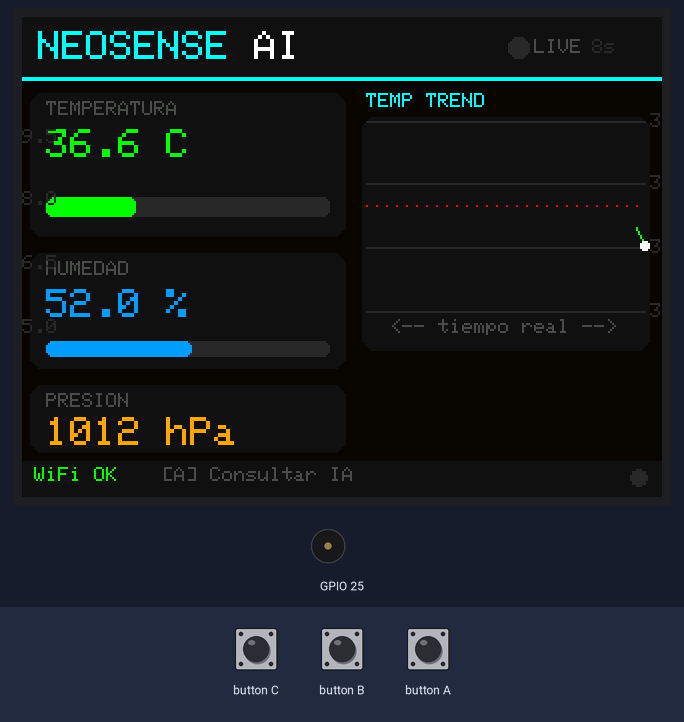
Recording of a program running on a simulated ESP32. Shown: 320×240 colour display, buzzer (waves = sounding). The inputs (shaded band) are chosen by the test bench. WiFi joins after 1.5 s; servers stay silent unless stated; uploads are accepted with an empty reply; random numbers use the default seed unless the program sets one; what the program prints to the serial monitor is not drawn.

Above: at 9.0 s.
9.1 s: button A pressed for 0.15 s
At 9.7 s:
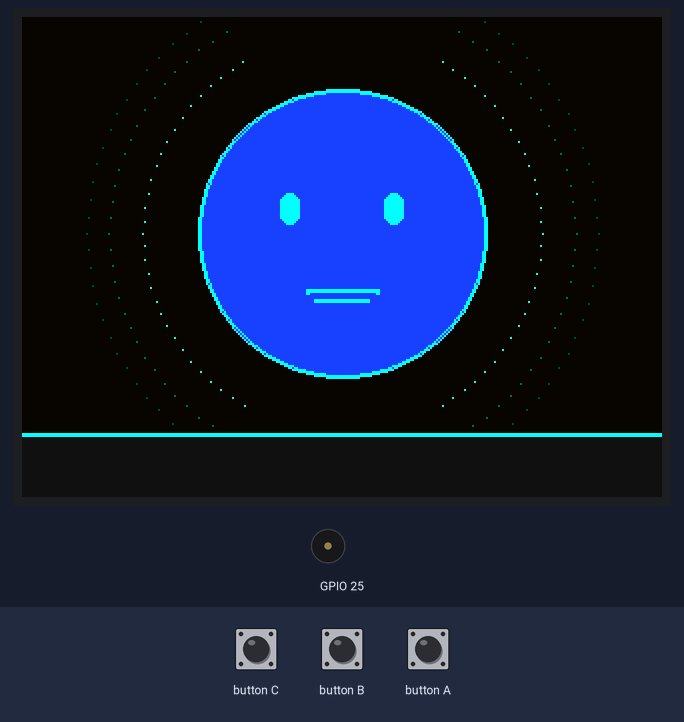
9.8 s: button C pressed for 3.2 s
At 13.2 s:
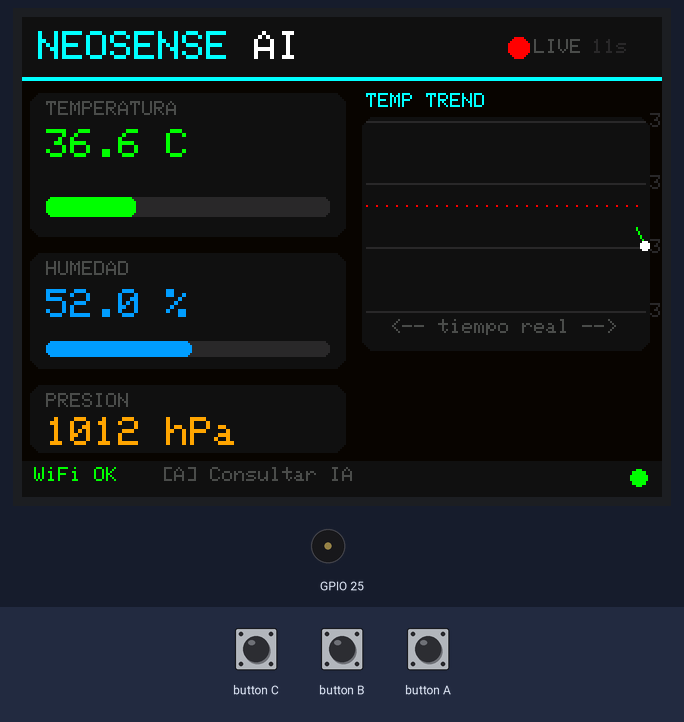
15.2 s: button A pressed for 1 s
At 15.86 s:
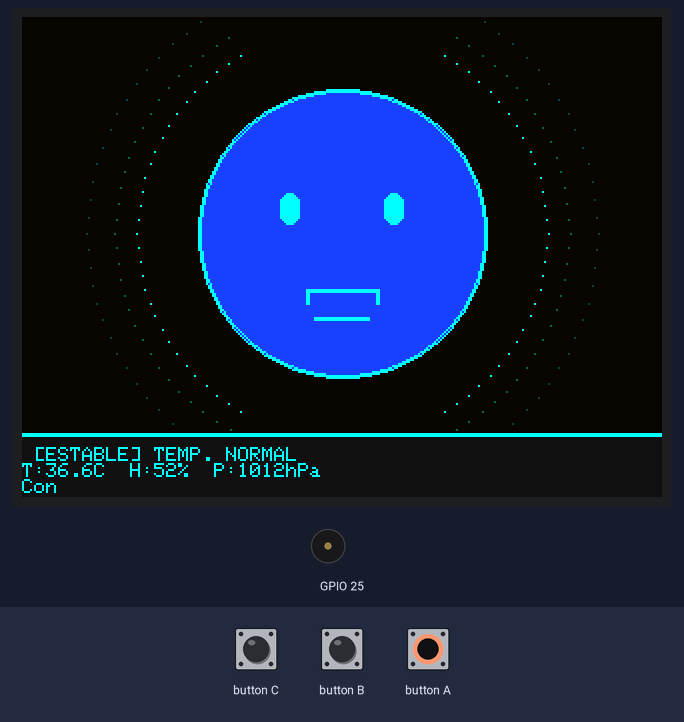
16.8 s: button B pressed for 3.2 s
At 20.1 s:
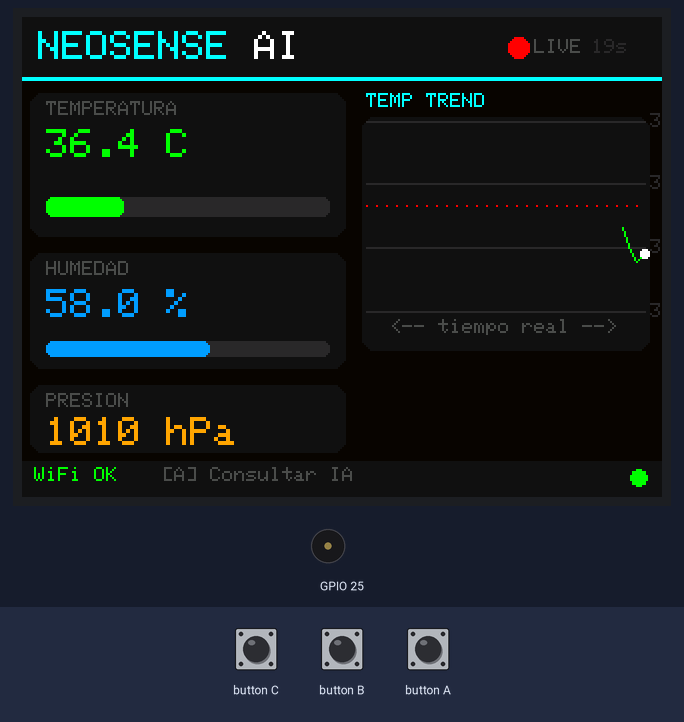
21.5 s: button A pressed for 0.15 s
At 21.73 s:
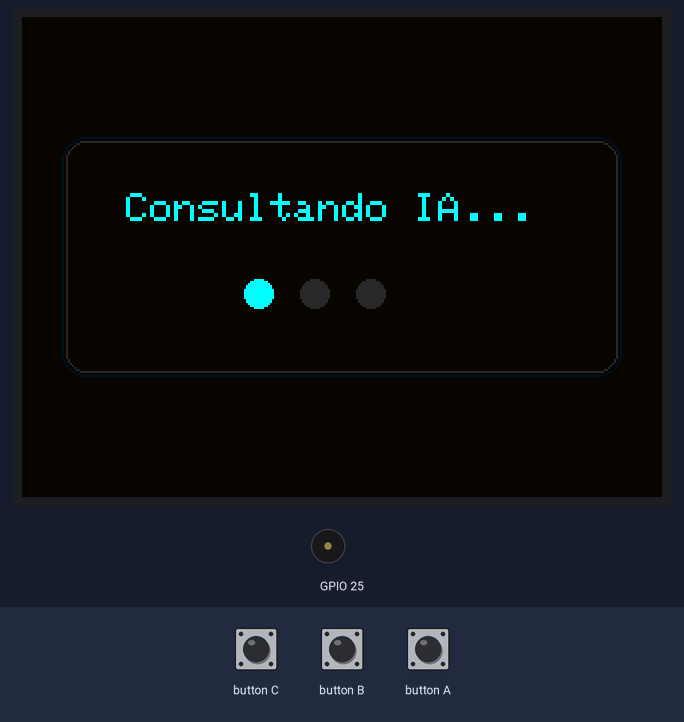
22.2 s: button C pressed for 3.2 s
At 24.62 s:
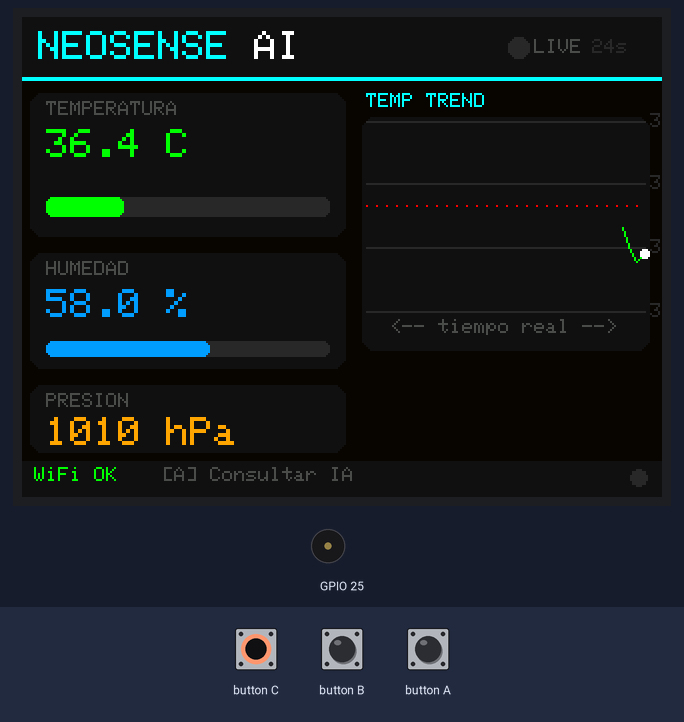
Timing chart, 0 to 26.1 s (numbered marks = the images above; inputs shaded):
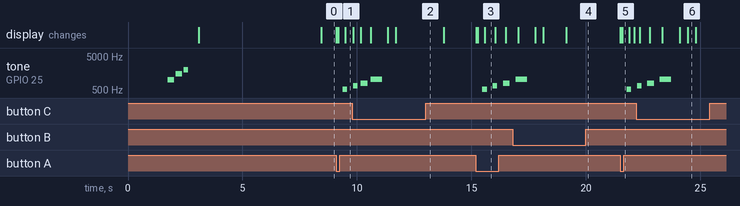

The program:

main.cpp
```cpp
#include <Arduino.h>
#include <M5Unified.h>
#include "extraccion_datos/DataFetcher.h"
#include "monitoreo/DisplayUI.h"

float t = 0, h = 0;
int p = 0;

unsigned long lastFetch = 0;
const int timerDelay = 5000;

void setup() {
    setupVisuals();
    conectarWiFi();

    // Tono de arranque
    M5.Speaker.tone(1000, 300);
    delay(350);
    M5.Speaker.tone(1500, 300);
    delay(350);
    M5.Speaker.tone(2000, 200);
    delay(300);

    // Primera lectura inmediata
    if (obtenerDatosDeMongo(t, h, p)) {
        pushTempHistory(t);
        dibujarDashboard(t, h, p);
    }
    lastFetch = millis();
}

void loop() {
    M5.update();

    // Actualizar datos cada 5 s
    if (millis() - lastFetch > timerDelay) {
        if (obtenerDatosDeMongo(t, h, p)) {
            pushTempHistory(t);
            dibujarDashboard(t, h, p);
        }
        lastFetch = millis();
    }

    // Botón A → Consultar IA + reproducir audio con carita animada
    if (M5.BtnA.wasPressed()) {
        mostrarCargando();

        // 1. Obtener diagnóstico de Gemini (o fallback offline)
        String r = consultarAsistenteIA(t, h, p);

        // 2. Mostrar pantalla con texto + carita inicial (boca cerrada)
        mostrarPantallaIA(r);

        // 3. Reproducir audio WAV mientras la carita se mueve
        //    (dentro de reproducirAudioIA se llama animarCaritaHablando)
        reproducirAudioIA();

        // 4. Boca cerrada al terminar
        animarCaritaHablando(false);

        // 5. Esperar botón para volver
        while (true) {
            M5.update();
            if (M5.BtnA.wasPressed() || M5.BtnB.wasPressed() || M5.BtnC.wasPressed())
                break;
            // Anima la carita en reposo mientras espera
            animarCaritaHablando(false);
            delay(10);
        }

        dibujarDashboard(t, h, p);
    }
}
```

DataFetcher.cpp
```cpp
#include "DataFetcher.h"
#include <WiFi.h>
#include <HTTPClient.h>
#include <ArduinoJson.h>   // DynamicJsonDocument para respuestas grandes
#include <M5Unified.h>
#include "monitoreo/DisplayUI.h"  // para animarCaritaHablando()

// ── conectarWiFi ──────────────────────────────────────────────────────────────
void conectarWiFi() {
    WiFi.begin(WIFI_SSID, WIFI_PASS);
    int intentos = 0;
    while (WiFi.status() != WL_CONNECTED && intentos < 20) {
        delay(500);
        Serial.print(".");
        intentos++;
    }
    if (WiFi.status() == WL_CONNECTED) {
        Serial.println("\nWiFi Conectado! IP: " + WiFi.localIP().toString());
    } else {
        Serial.println("\nError de WiFi. Iniciando en MODO OFFLINE.");
    }
}

// ── obtenerDatosDeMongo ───────────────────────────────────────────────────────
// Consume /api/dashboard/all-data (mismo endpoint que usa el server.js para el
// dashboard web). La respuesta tiene la forma:
//   { "sensors": [ { "unidad_id":"...", "datos": { "temperatura", "humedad",
//                     "presion" }, "datos_filtrados": {...} }, ... ] }
// Se usa datos_filtrados si existe (filtro de mediana del backend), si no,
// se cae a datos crudos. Si hay varios sensores se toma el primero válido.
bool obtenerDatosDeMongo(float &temp, float &hum, int &pres) {
    if (WiFi.status() == WL_CONNECTED) {
        HTTPClient http;
        http.begin(String(BACKEND_URL) + "/api/dashboard/all-data");
        http.setTimeout(5000);
        int httpCode = http.GET();

        if (httpCode == HTTP_CODE_OK) {
            String payload = http.getString();

            // El JSON puede ser grande; usar DynamicJsonDocument
            DynamicJsonDocument doc(2048);
            DeserializationError err = deserializeJson(doc, payload);
            http.end();

            if (!err) {
                JsonArray sensors = doc["sensors"].as<JsonArray>();

                for (JsonObject sensor : sensors) {
                    // Preferir datos_filtrados (si el backend ya aplicó mediana)
                    JsonObject fuente = sensor["datos_filtrados"].as<JsonObject>();
                    bool tieneF = fuente && fuente.containsKey("temperatura");
                    if (!tieneF) fuente = sensor["datos"].as<JsonObject>();

                    float t = fuente["temperatura"] | -999.0f;
                    float h = fuente["humedad"]     | -999.0f;
                    int   p = fuente["presion"]     | -1;

                    // Validar rango mínimo antes de aceptar
                    if (t > 30.0f && t < 45.0f && h > 0.0f && p > 900) {
                        temp = t;
                        hum  = h;
                        pres = p;
                        Serial.printf("[Datos] %s → T:%.1f H:%.1f P:%d\n",
                            sensor["unidad_id"] | "?", temp, hum, pres);
                        return true;
                    }
                }
                Serial.println("[Datos] Ningún sensor con datos válidos en la respuesta.");
            } else {
                Serial.printf("[Datos] JSON parse error: %s\n", err.c_str());
            }
        } else {
            Serial.printf("[Datos] HTTP error %d en /api/dashboard/all-data\n", httpCode);
            http.end();
        }

        Serial.println("[Datos] Falla en servidor, usando datos dummy...");
    }

    // Fallback offline: valores sintéticos realistas
    temp = 36.5f + random(-5, 6) / 10.0f;
    hum  = 55.0f + random(-5, 11);
    pres = 1012  + random(-2, 3);
    return true;
}

// ══════════════════════════════════════════════════════════════════════════════
// ── MODO OFFLINE — VOCALIZACIÓN CON TONOS MUSICALES ──────────────────────────
// ══════════════════════════════════════════════════════════════════════════════
// En lugar de un beep genérico, el dispositivo reproduce una melodía corta
// que indica el estado clínico de forma intuitiva:
//   - Estable  → melodía ascendente suave (do-mi-sol)
//   - Hipotermia → tono grave lento y repetitivo (señal de alarma fría)
//   - Fiebre   → tono agudo rápido escalado (señal de urgencia)
//   - Humedad  → silbido corto (parámetro secundario)
//
// La función también anima la carita mientras "suena".

struct Nota { uint32_t freq; uint32_t durMs; };

static void tocarMelodia(const Nota* melodia, int n) {
    for (int i = 0; i < n; i++) {
        M5.Speaker.tone(melodia[i].freq, melodia[i].durMs);
        animarCaritaHablando(true);
        delay(melodia[i].durMs + 30);
        animarCaritaHablando(true);
    }
    M5.Speaker.stop();
    animarCaritaHablando(false);
}

void reproducirAlertaOffline(float temp, float hum) {
    M5.Speaker.setVolume(220);

    if (temp < 35.5f) {
        // ── Hipotermia severa: SOL grave lento x4 ────────────────────────────
        static const Nota mel[] = {
            {392, 600}, {0, 200}, {392, 600}, {0, 200},
            {392, 600}, {0, 200}, {330, 900}
        };
        tocarMelodia(mel, 7);

    } else if (temp < 36.0f) {
        // ── Hipotermia leve: MI-DO descendente ───────────────────────────────
        static const Nota mel[] = {
            {659, 400}, {523, 400}, {440, 600}
        };
        tocarMelodia(mel, 3);

    } else if (temp > 38.5f) {
        // ── Fiebre alta: DO agudo escalado rápido x3 ─────────────────────────
        static const Nota mel[] = {
            {1047,150},{1175,150},{1319,150},{1047,150},
            {1175,150},{1319,150},{1047,150},{1175,150},{1568,400}
        };
        tocarMelodia(mel, 9);

    } else if (temp > 37.5f) {
        // ── Fiebre leve: LA-SI-DO ascendente x2 ──────────────────────────────
        static const Nota mel[] = {
            {880, 300}, {988, 300}, {1047, 500},
            {0,   100},
            {880, 300}, {988, 300}, {1047, 700}
        };
        tocarMelodia(mel, 7);

    } else {
        // ── Estable: DO-MI-SOL arpegio suave ─────────────────────────────────
        static const Nota mel[] = {
            {523, 200}, {659, 200}, {784, 300}, {1047, 500}
        };
        tocarMelodia(mel, 4);
    }

    // Alerta adicional si la humedad está fuera de rango (50-65%)
    if (hum < 50.0f || hum > 65.0f) {
        delay(200);
        static const Nota hmel[] = { {1200, 150}, {0, 80}, {1200, 150} };
        tocarMelodia(hmel, 3);
    }
}

// ── consultarAsistenteIA ──────────────────────────────────────────────────────
String consultarAsistenteIA(float t, float h, int p) {
    if (WiFi.status() == WL_CONNECTED) {
        HTTPClient http;
        http.begin(String(BACKEND_URL) + "/api/gemini");
        http.addHeader("Content-Type", "application/json");
        http.setTimeout(15000);

        String jsonBody = "{\"temp\":" + String(t, 1) +
                          ",\"hum\":"  + String(h, 1) +
                          ",\"pres\":" + String(p)    + "}";

        int httpCode = http.POST(jsonBody);
        if (httpCode == HTTP_CODE_OK) {
            String payload = http.getString();
            http.end();
            StaticJsonDocument<512> doc;
            DeserializationError err = deserializeJson(doc, payload);
            if (!err && doc.containsKey("respuesta")) {
                return doc["respuesta"].as<String>();
            }
        } else {
            Serial.printf("Error HTTP /api/gemini: %d\n", httpCode);
        }
        http.end();
    }

    // ── FALLBACK OFFLINE — diagnóstico clínico detallado ──────────────────────
    Serial.println("[Offline] Ejecutando diagnostico local...");

    String estado, accion, nivel;

    // Temperatura
    if (t < 35.5f) {
        estado = "HIPOTERMIA SEVERA";
        accion = "Calor inmediato. Notificar urgencia.";
        nivel  = "CRITICO";
    } else if (t < 36.0f) {
        estado = "HIPOTERMIA LEVE";
        accion = "Ajustar incubadora. Monitorear cada 5 min.";
        nivel  = "ALERTA";
    } else if (t > 38.5f) {
        estado = "FIEBRE ALTA";
        accion = "Reducir temp. Notificar medico de inmediato.";
        nivel  = "CRITICO";
    } else if (t > 37.5f) {
        estado = "FIEBRE LEVE";
        accion = "Reducir temperatura de incubadora. Vigilar.";
        nivel  = "ALERTA";
    } else {
        estado = "TEMP. NORMAL";
        accion = "Continuar monitoreo estandar.";
        nivel  = "ESTABLE";
    }

    // Humedad
    String humStr = "";
    if (h < 50.0f)      humStr = " | Humedad BAJA: aumentar vaporizador.";
    else if (h > 65.0f) humStr = " | Humedad ALTA: revisar condensacion.";

    // Presion
    String presStr = "";
    if (p < 1008)       presStr = " | Presion BAJA.";
    else if (p > 1018)  presStr = " | Presion ALTA.";

    // Reproducir alerta sonora offline (anima la carita)
    reproducirAlertaOffline(t, h);

    String resultado = "[" + nivel + "] " + estado + "\n";
    resultado += "T:" + String(t,1) + "C  H:" + String(h,0) + "%  P:" + String(p) + "hPa\n";
    resultado += accion + humStr + presStr;
    return resultado;
}

// ── reproducirAudioIA ─────────────────────────────────────────────────────────
// Descarga el WAV del servidor y lo reproduce animando la carita en tiempo real.
void reproducirAudioIA() {
    if (WiFi.status() != WL_CONNECTED) {
        Serial.println("Sin WiFi — alerta local ya reproducida.");
        return;
    }

    HTTPClient http;
    http.begin(String(BACKEND_URL) + "/api/audio");
    int httpCode = http.GET();

    if (httpCode != HTTP_CODE_OK) {
        Serial.printf("Error HTTP /api/audio: %d\n", httpCode);
        http.end();
        return;
    }

    int contentLen = http.getSize();
    WiFiClient* stream = http.getStreamPtr();

    const int MAX_AUDIO_BYTES = 256 * 1024;
    int allocLen = (contentLen > 0 && contentLen <= MAX_AUDIO_BYTES)
                   ? contentLen : MAX_AUDIO_BYTES;

    uint8_t* buf = (uint8_t*)ps_malloc(allocLen);
    if (!buf) buf = (uint8_t*)malloc(allocLen);
    if (!buf) {
        Serial.println("Sin memoria para audio.");
        http.end();
        return;
    }

    int received = 0;
    while (http.connected() && stream->available() == 0) { delay(1); }
    while (http.connected() || stream->available() > 0) {
        if (received >= allocLen) break;
        int avail = stream->available();
        if (avail > 0) {
            int chunk = stream->readBytes(buf + received,
                                          min(avail, allocLen - received));
            if (chunk > 0) received += chunk;
        } else { delay(2); }
    }
    http.end();

    if (received < 100) {
        Serial.println("Audio vacío.");
        free(buf);
        return;
    }

    Serial.printf("Audio WAV descargado: %d bytes\n", received);

    M5.Speaker.setVolume(255);
    int repOK = M5.Speaker.playWav(buf, received);
    Serial.printf("WAV aceptado: %s\n", repOK > 0 ? "SI" : "NO");

    delay(200); // dar tiempo al I2S para arrancar

    // ── Animar carita mientras suena ─────────────────────────────────────────
    uint32_t tEnd = millis() + 25000;
    while (M5.Speaker.isPlaying() && millis() < tEnd) {
        M5.update();
        animarCaritaHablando(true);   // boca animada en sincronía
    }
    // Boca cerrada al terminar
    animarCaritaHablando(false);

    free(buf);
    Serial.println("Reproduccion finalizada.");
}
```

DataFetcher.h
```cpp
#pragma once
#include <Arduino.h>

// ── Configuración de red ──────────────────────────────────────────────────────
// Cambia estos valores por los de tu red / IP del servidor
const char* const WIFI_SSID    = "realmeChav";
const char* const WIFI_PASS    = "11111111";
// Puerto 3000 = servidor_ia.py (FastAPI/uvicorn)
// Cuando uses el server.js en su lugar, cambia a :80015
const char* const BACKEND_URL  = "http://10.215.96.213:3000";

// ── Prototipos ────────────────────────────────────────────────────────────────
void   conectarWiFi();
bool   obtenerDatosDeMongo(float &temp, float &hum, int &pres);
String consultarAsistenteIA(float t, float h, int p);

// Descarga y reproduce el PCM devuelto por el servidor usando el speaker M5Stack
void reproducirAudioIA();
```

DisplayUI.h
```cpp
#pragma once
#include <Arduino.h>

#define GRAPH_POINTS 40

extern float tempHistory[GRAPH_POINTS];
extern int   historyIndex;

void setupVisuals();
void pushTempHistory(float t);
void dibujarDashboard(float temp, float hum, int pres);
void mostrarCargando();

// Muestra la pantalla de IA con la carita chibi en reposo.
// Guarda internamente el texto para el subtítulo.
void mostrarPantallaIA(String respuesta);

// Anima la carita chibi pantalla completa.
//   hablando=true  → boca abierta animada + ondas de sonido
//   hablando=false → boca cerrada, sonrisa, parpadeo suave
// Llama en bucle mientras M5.Speaker.isPlaying()
void animarCaritaHablando(bool hablando);
```

Source omitted: DisplayUI.cpp (13739 bytes)

Measured:
- after the input at 9.1 s, tone on GPIO 25: silent → 523 Hz after 0.28 s, → silent 0.20 s later; the display: first changes at once (image 1 shows a later state)
- after the input at 15.2 s, tone on GPIO 25: plays 523 Hz for 0.20 s, 659 Hz for 0.20 s, 784 Hz for 0.30 s, starting after 0.28 s; the display: first changes at once (image 3 shows a later state)
- after the input at 21.5 s, tone on GPIO 25: silent → 523 Hz after 0.28 s, → silent 0.20 s later; the display: first changes at once (image 5 shows a later state)
- what the display in image 3 shows lasts 0.4 s, from 15.6 s to 16.0 s
